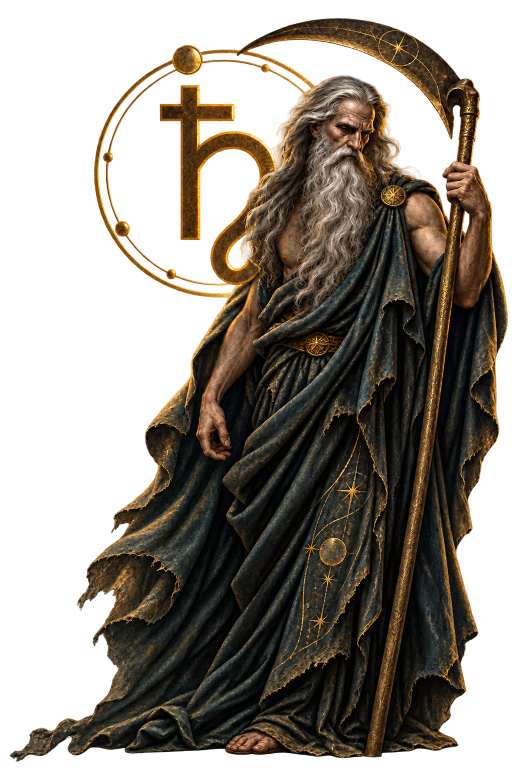
#> input picture assets/calendar-art/source/saturn-cronus.png, 1024 x 1536 px (shown at 1/2 size)
$ python prepare-daily-art.py ../assets/calendar-art/source/saturn-cronus.png out.png
#> lines starting #> are read from the running program, lines starting #| are printed output that depends on the picture
#> in main, source is the input picture: PIL image 1024x1536 RGBA; mean R, G, B, A 62.6, 46.3, 25, 138.1
from __future__ import annotations

import argparse
from pathlib import Path

from PIL import Image


TARGET_WIDTH = 1672
TARGET_HEIGHT = 940


def crop_to_ratio(image: Image.Image) -> Image.Image:
    source_ratio = image.width / image.height
#> source_ratio = 0.667
    target_ratio = TARGET_WIDTH / TARGET_HEIGHT
    if source_ratio > target_ratio:
        crop_width = round(image.height * target_ratio)
        left = (image.width - crop_width) // 2
        return image.crop((left, 0, left + crop_width, image.height))
    crop_height = round(image.width / target_ratio)
#> crop_height = 576
    top = (image.height - crop_height) // 2
#> top = 480
    return image.crop((0, top, image.width, top + crop_height))
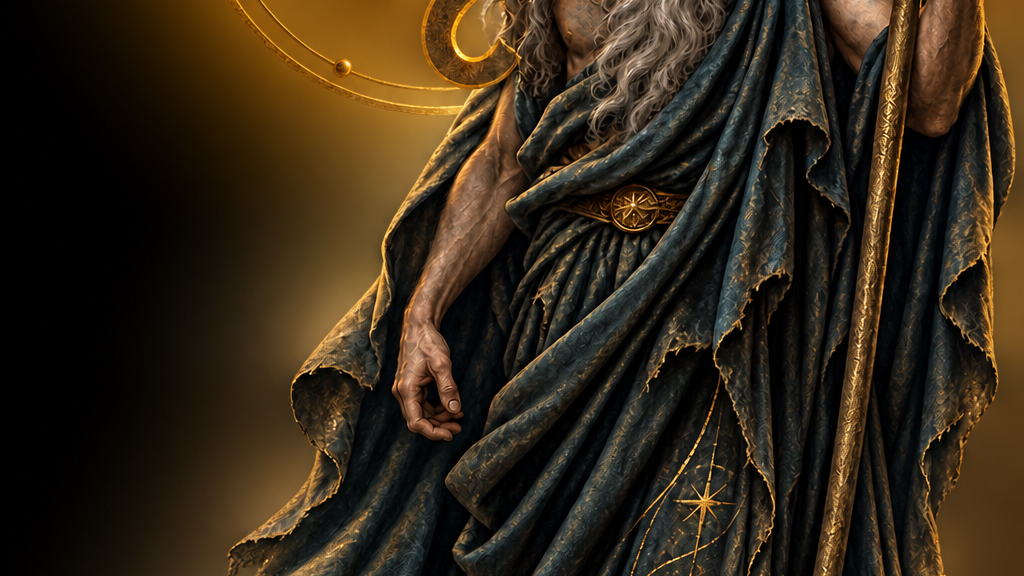
#> returned value: PIL image 1024x576 RGB; mean R, G, B 52.5, 40.2, 23.7


def main() -> None:
    parser = argparse.ArgumentParser(description="Prepare a generated GENESIS daily hero image.")
    parser.add_argument("input", type=Path)
    parser.add_argument("output", type=Path)
    args = parser.parse_args()

    with Image.open(args.input) as source:
        image = crop_to_ratio(source.convert("RGB"))
        if image.size != (TARGET_WIDTH, TARGET_HEIGHT):
            image = image.resize((TARGET_WIDTH, TARGET_HEIGHT), Image.Resampling.LANCZOS)

        args.output.parent.mkdir(parents=True, exist_ok=True)
        image.save(args.output, "WEBP", quality=86, method=6)


if __name__ == "__main__":
    main()
